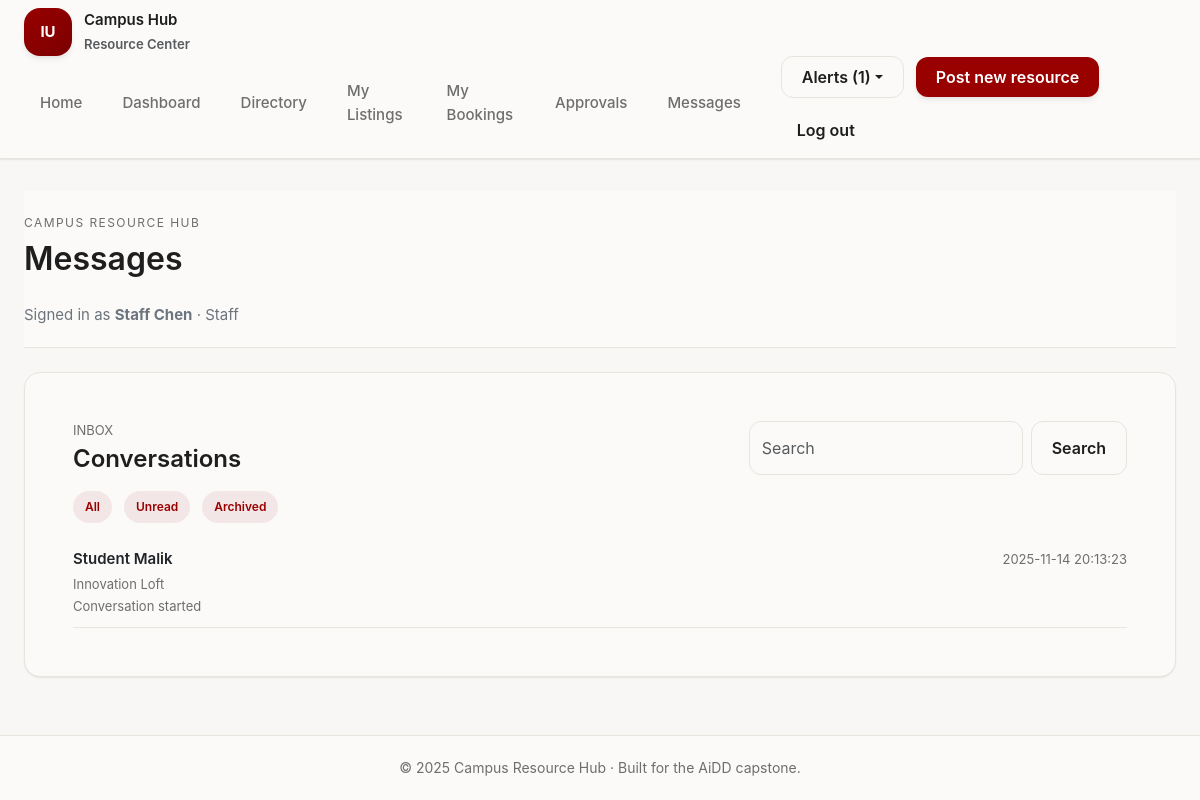
/messages/ (signed in), run on the app's committed database.
### tables this page shows
CREATE TABLE users (
    user_id INTEGER PRIMARY KEY AUTOINCREMENT,
    name TEXT NOT NULL,
    email TEXT NOT NULL UNIQUE,
    password_hash TEXT NOT NULL,
    role TEXT NOT NULL CHECK(role IN ('student','staff','admin')),
    department TEXT,
    email_verified INTEGER DEFAULT 0,
    created_at TEXT DEFAULT CURRENT_TIMESTAMP
);

CREATE TABLE resources (
    resource_id INTEGER PRIMARY KEY AUTOINCREMENT,
    owner_id INTEGER NOT NULL,
    title TEXT NOT NULL,
    summary TEXT NOT NULL,
    category TEXT NOT NULL,
    location TEXT NOT NULL,
    capacity INTEGER NOT NULL,
    availability_notes TEXT,
    status TEXT NOT NULL DEFAULT 'draft',
    created_at TEXT DEFAULT CURRENT_TIMESTAMP,
    updated_at TEXT DEFAULT CURRENT_TIMESTAMP,
    FOREIGN KEY(owner_id) REFERENCES users(user_id)
);

CREATE TABLE message_threads (
    thread_id INTEGER PRIMARY KEY AUTOINCREMENT,
    resource_id INTEGER,
    owner_id INTEGER NOT NULL,
    participant_id INTEGER NOT NULL,
    created_at TEXT DEFAULT CURRENT_TIMESTAMP,
    updated_at TEXT DEFAULT CURRENT_TIMESTAMP,
    FOREIGN KEY(resource_id) REFERENCES resources(resource_id),
    FOREIGN KEY(owner_id) REFERENCES users(user_id),
    FOREIGN KEY(participant_id) REFERENCES users(user_id)
);

### src/controllers/message_controller.py (the view)
@message_bp.route('/')
@login_required
def inbox():
    threads = MessageDAL.list_threads_for_user(current_user.user_id)
    thread_cards = []
    for thread in threads:
        resource = ResourceDAL.get_resource_by_id(thread.resource_id) if thread.resource_id else None
        other_user = _resolve_other_user(thread)
        thread_cards.append({'thread': thread, 'resource': resource, 'other_user': other_user})
    return render_template('messages/inbox.html', thread_cards=thread_cards)

### src/controllers/message_controller.py (called while the page is built)
def _resolve_other_user(thread):
    if current_user.user_id not in {thread.owner_id, thread.participant_id}:
        return None
    other_id = thread.participant_id if thread.owner_id == current_user.user_id else thread.owner_id
    return UserDAL.get_user_by_id(other_id)

### src/data_access/db.py (called while the page is built)
def get_connection(close_only: bool = False) -> Optional[sqlite3.Connection]:
    if close_only:
        return getattr(g, '_database', None)
    conn = getattr(g, '_database', None)
    if conn is None:
        database_path = current_app.config['DATABASE_PATH']
        conn = g._database = sqlite3.connect(database_path, detect_types=sqlite3.PARSE_DECLTYPES)
        conn.row_factory = sqlite3.Row
    return conn

### src/data_access/message_dal.py (called while the page is built)
    @staticmethod
    def _thread_row(row) -> Optional[MessageThread]:
        if not row:
            return None
        return MessageThread(
            thread_id=row['thread_id'],
            resource_id=row['resource_id'],
            owner_id=row['owner_id'],
            participant_id=row['participant_id'],
            created_at=row['created_at'],
            updated_at=row['updated_at'],
        )

    @staticmethod
    def list_threads_for_user(user_id: int) -> List[MessageThread]:
        conn = get_connection()
        rows = conn.execute(
            '''SELECT * FROM message_threads
               WHERE owner_id = ? OR participant_id = ?
               ORDER BY updated_at DESC''',
            (user_id, user_id)
        ).fetchall()
        return [MessageDAL._thread_row(row) for row in rows]

### src/data_access/notification_dal.py (called while the page is built)
    @staticmethod
    def list_for_user(user_id: int, limit: int = 10) -> List[dict]:
        conn = get_connection()
        rows = conn.execute(
            'SELECT * FROM notifications WHERE user_id = ? ORDER BY created_at DESC LIMIT ?',
            (user_id, limit)
        ).fetchall()
        return [dict(row) for row in rows]

### src/data_access/resource_dal.py (called while the page is built)
    @staticmethod
    def _row_to_resource(row) -> Optional[Resource]:
        if row is None:
            return None
        gallery_rows = ResourceDAL._fetch_gallery(row['resource_id'])
        return Resource(
            resource_id=row['resource_id'],
            owner_id=row['owner_id'],
            title=row['title'],
            summary=row['summary'],
            category=row['category'],
            location=row['location'],
            capacity=row['capacity'],
            availability_notes=row['availability_notes'],
            status=row['status'],
            gallery=gallery_rows,
        )

### src/templates/messages/inbox.html (shortened to what this page needs)
{% extends 'layout.html' %}
{% block page_heading %}Messages{% endblock %}
{% block content %}
<section class="card-surface p-5">
    <div class="inbox-header">
        <div>
            <p class="text-caption text-uppercase mb-1">Inbox</p>
            <h2 class="text-h2 mb-0">Conversations</h2>
        </div>
        <form class="d-flex gap-2" method="get">
            <input class="form-control" type="search" name="q" placeholder="Search" value="{{ request.args.get('q', '') }}">
            <button class="btn btn-secondary-iu" type="submit">Search</button>
        </form>
    </div>
    <div class="filter-pills mb-4">
        <span class="badge-pill">All</span>
        <span class="badge-pill">Unread</span>
        <span class="badge-pill">Archived</span>
    </div>
    {% if thread_cards %}
    <div class="inbox-list">
        {% for card in thread_cards %}
        <a href="{{ url_for('message.thread', thread_id=card.thread.thread_id) }}" class="inbox-thread text-decoration-none">
            <div>
                <p class="text-body mb-1 fw-semibold">{{ card.other_user.name if card.other_user else 'Conversation' }}</p>
                <p class="text-caption mb-1">
                    {% if card.resource %}
                        {{ card.resource.title }}
                    {% else %}
                        Resource #{{ card.thread.resource_id or 'N/A' }}
                    {% endif %}
                </p>
                <p class="text-caption mb-0">{{ card.thread.preview or 'Conversation started' }}</p>
            </div>
            <div class="text-end">
                <span class="text-caption">{{ card.thread.updated_at }}</span>
            </div>
        </a>
        {% endfor %}
    </div>
    {% else %}
    <p class="text-muted mb-0">No conversations yet.</p>
    {% endif %}
</section>
{% endblock %}

### src/templates/layout.html (shortened to what this page needs)
<!DOCTYPE html>
<html lang="en">
<head>
    <link href="https://cdn.jsdelivr.net/npm/bootstrap@5.3.3/dist/css/bootstrap.min.css" rel="stylesheet">
    <link rel="stylesheet" href="{{ url_for('static', filename='css/app.css') }}?v={{ current_year }}">
</head>
<body>
    <div class="app-shell">
        <nav class="global-nav navbar navbar-expand-lg navbar-light" aria-label="Primary">
            <div class="app-container d-flex flex-wrap align-items-center">
                <a class="brand-mark me-auto" href="{{ url_for('site.home') }}">
                    <span class="brand-icon">IU</span>
                    <div>
                        <span class="d-block">Campus Hub</span>
                        <small class="text-muted">Resource Center</small>
                    </div>
                </a>
                <div class="collapse navbar-collapse" id="primaryNav">
                    <ul class="navbar-nav ms-auto align-items-lg-center gap-2">
                        <li class="nav-item"><a class="nav-pill" href="{{ url_for('site.home') }}">Home</a></li>
                        <li class="nav-item"><a class="nav-pill" href="{{ url_for('dashboard.overview') }}">Dashboard</a></li>
                        <li class="nav-item"><a class="nav-pill" href="{{ url_for('resource.browse') }}">Directory</a></li>
                        {% if current_user.is_authenticated %}
                        {% if current_user.role in ['staff', 'admin'] %}
                        <li class="nav-item"><a class="nav-pill" href="{{ url_for('resource.my_resources') }}">My Listings</a></li>
                        {% endif %}
                        <li class="nav-item"><a class="nav-pill" href="{{ url_for('booking.my_bookings') }}">My Bookings</a></li>
                        {% if current_user.role in ['staff', 'admin'] %}
                        <li class="nav-item"><a class="nav-pill" href="{{ url_for('booking.owner_inbox') }}">Approvals</a></li>
                        {% endif %}
                        <li class="nav-item"><a class="nav-pill" href="{{ url_for('message.inbox') }}">Messages</a></li>
                        {% endif %}
                    </ul>
                    <div class="nav-actions ms-lg-4">
                        {% if current_user.is_authenticated %}
                        <div class="dropdown">
                            <button class="btn btn-secondary-iu dropdown-toggle" type="button" data-bs-toggle="dropdown" aria-expanded="false">
                                Alerts ({{ nav_notifications|length }})
                            </button>
                        </div>
                        {% if current_user.role in ['staff', 'admin'] %}
                        <a href="{{ url_for('resource.create') }}" class="btn btn-primary-iu">Post new resource</a>
                        {% endif %}
                        <a href="{{ url_for('auth.logout') }}" class="btn btn-ghost-iu">Log out</a>
                        {% else %}
                        <a class="btn btn-secondary-iu" href="{{ url_for('auth.login') }}">Sign in</a>
                        <a class="btn btn-primary-iu" href="{{ url_for('auth.register') }}">Get started</a>
                        {% endif %}
                    </div>
                </div>
            </div>
        </nav>
        <main id="main-content" class="app-content">
            <div class="app-container">
                <header class="app-topbar">
                    <div class="page-heading">
                        <p class="eyebrow mb-1">Campus Resource Hub</p>
                        <h1 class="mb-0">{% block page_heading %}Resource Hub{% endblock %}</h1>
                    </div>
                    {% if current_user.is_authenticated %}
                    <p class="text-secondary mb-0">Signed in as <strong>{{ current_user.name }}</strong> · {{ current_user.role|title }}</p>
                    {% endif %}
                </header>
                {% block content %}{% endblock %}
            </div>
        </main>
        <footer class="app-footer">
            <div class="app-container">
                &copy; {{ current_year }} Campus Resource Hub · Built for the AiDD capstone.
            </div>
        </footer>
    </div>
</body>
</html>

### data on the page
users: name "Staff Chen", role "Staff"
users: other_user "Student Malik"
resources: resource "Innovation Loft"
message_threads: thread.updated_at "2025-11-14 20:13:23"

### other printed values
{{ nav_notifications|length }} "1"
{{ card.thread.preview or 'Conversation started' }} "Conversation started"
